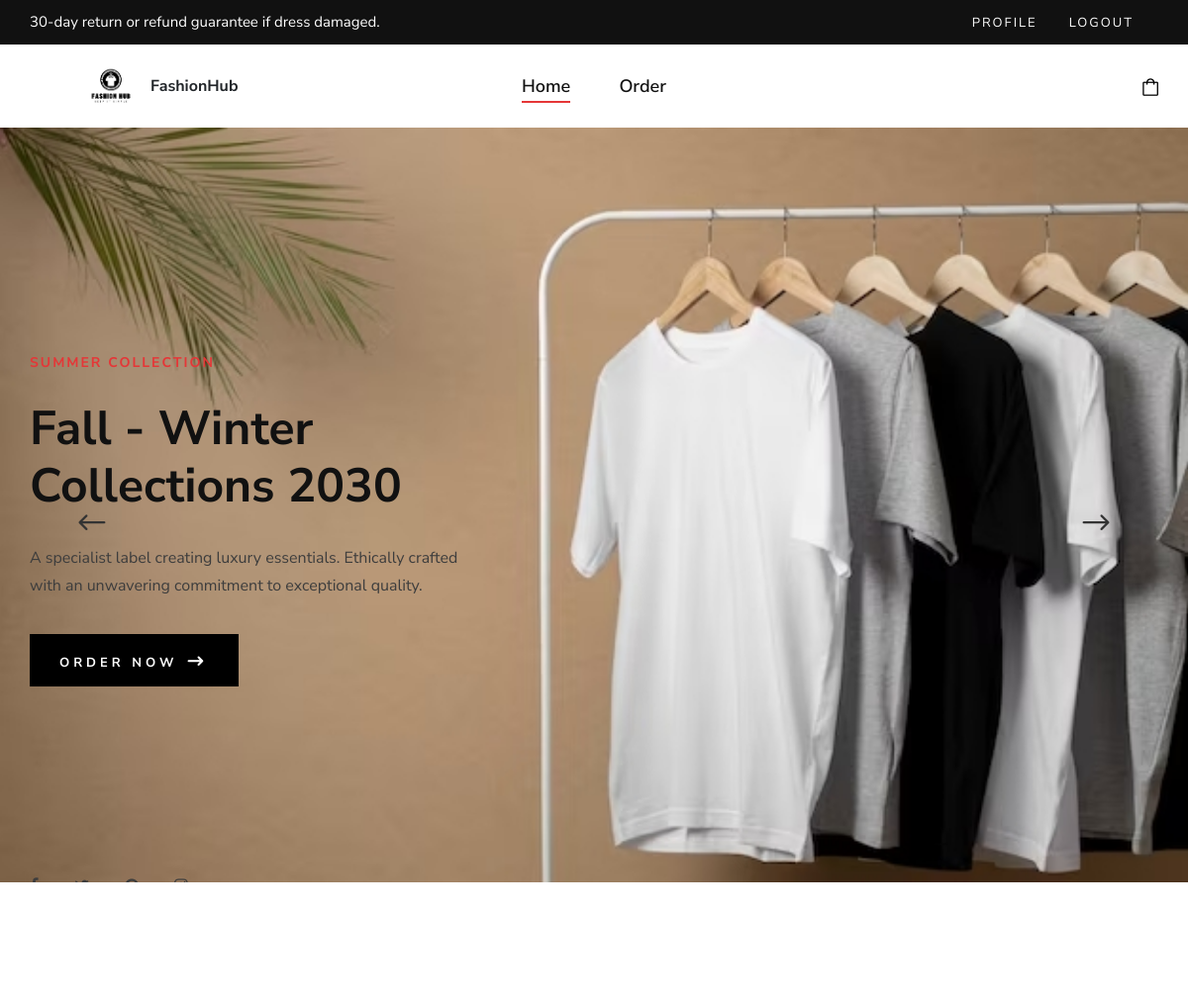
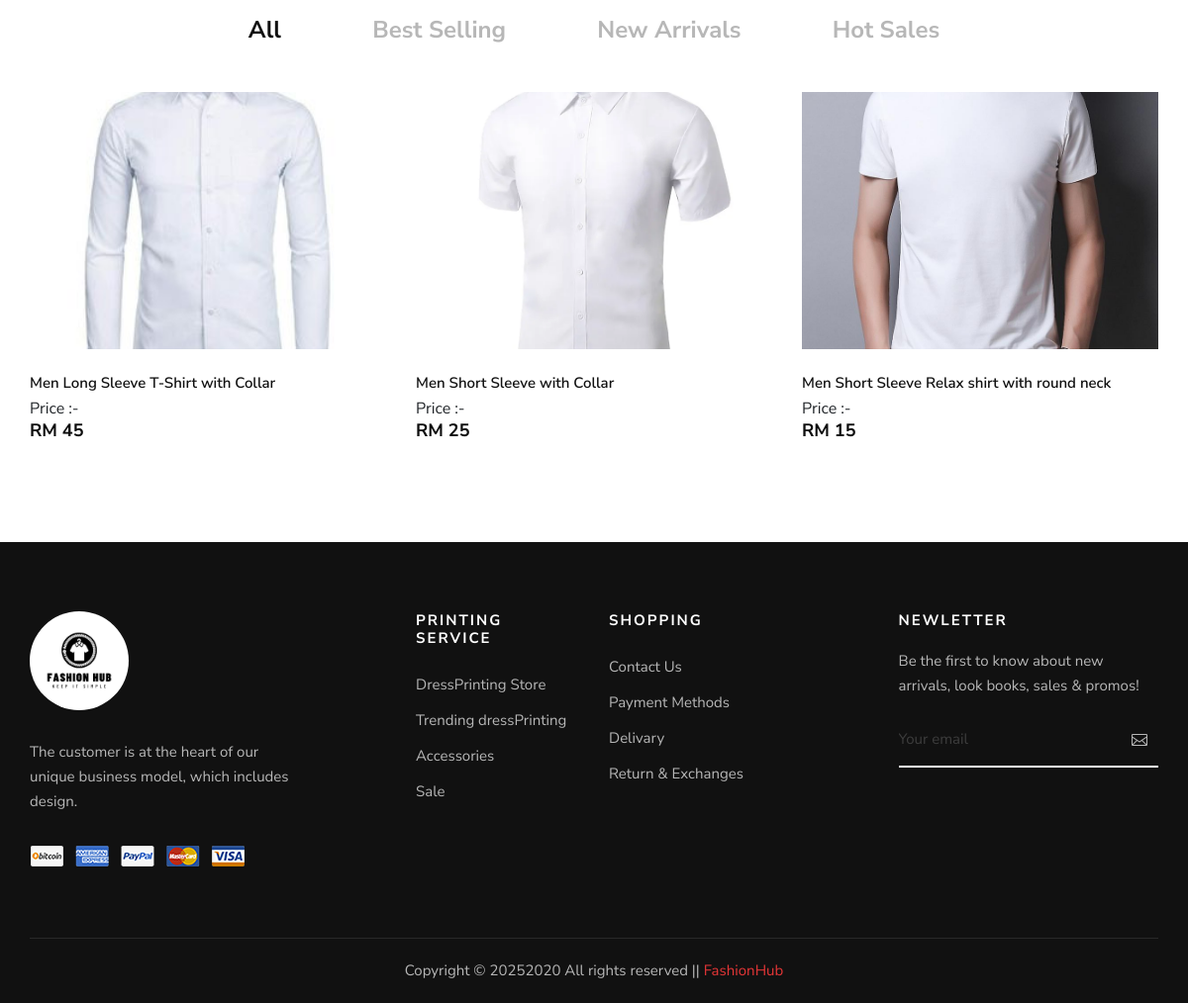
The app's page /index.php (signed in) with its own data (2 pictures, top to bottom).
### tables this page shows
CREATE TABLE IF NOT EXISTS `product` (
  `id` bigint(20) unsigned NOT NULL AUTO_INCREMENT,
  `prd_name` varchar(255) DEFAULT NULL,
  `prd_quantity` int(100) unsigned NOT NULL DEFAULT '0',
  `prd_price` varchar(50) DEFAULT NULL,
  `img` varchar(225) DEFAULT NULL,
  `category` varchar(50) DEFAULT NULL,
  `brand` varchar(255) DEFAULT NULL,
  `size` varchar(1000) DEFAULT 's',
  `material` varchar(255) DEFAULT NULL,
  `description` varchar(500) DEFAULT NULL,
  PRIMARY KEY (`id`)
);

### user/controller.php (called while the page is built, shortened)
<?php
function index(){
    Global $conn;
    $sql = "SELECT * FROM product";
    $stmt = mysqli_stmt_init($conn);
    if(!mysqli_stmt_prepare($stmt,$sql)){
        header("Location: product.php?error=sql");
        exit();
    }else{
        mysqli_stmt_execute($stmt);
        $result = mysqli_stmt_get_result($stmt);
    }
    return $result;
}

### user/layout/product.php (the view, shortened to what this page needs)
<section class="product spad">
    <div class="container">
        <div class="row">
            <div class="col-lg-12">
                <ul class="filter__controls">
                    <li class="active" data-filter="*">All</li>
                    <li  data-filter=".best-selling">Best Selling</li>
                    <li data-filter=".new-arrivals">New Arrivals</li>
                    <li data-filter=".hot-sales">Hot Sales</li>
                </ul>
            </div>
        </div>
        <div class="row product__filter">
            <?php
            $data = index();
                foreach ($data as $key => $item) {
                    $img = 'admin/img/product_image/'. $item['img'];             ?>
            <div class="col-lg-4 col-md-6 col-sm-6 col-md-6 col-sm-6 mix <?php echo $item['category'] ?>">
                <div class="product__item">
                    <div class="product__item__pic set-bg" data-setbg="admin/img/product_image/<?php echo rawurlencode($item['img'])?>">
                    </div>
                    <div class="product__item__text">
                        <h6><?php echo $item['prd_name'] ?></h6>
                        <span style="display: inline-block;">Price :-<h5> RM <span id="price"><?php echo $item['prd_price'] ?></span> </h5></span>
                    </div>
                </div>
            </div>
           <?php }?>
        </div>
    </div>
</section>

### records on screen
product: shows a picture, prd_name "Men Long Sleeve T-Shirt with Collar", prd_price "45"
product: shows a picture, prd_name "Men Short Sleeve with Collar", prd_price "25"
product: shows a picture, prd_name "Men Short Sleeve Relax shirt with round neck", prd_price "15"
